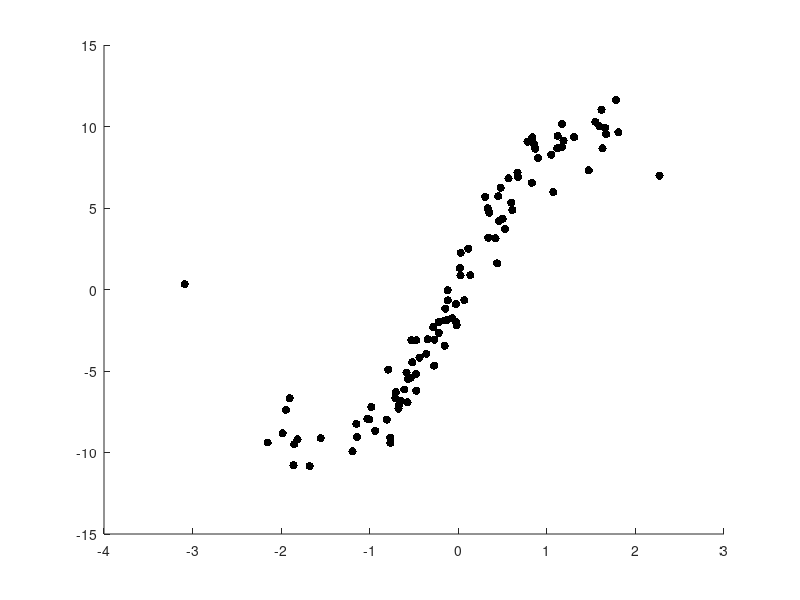
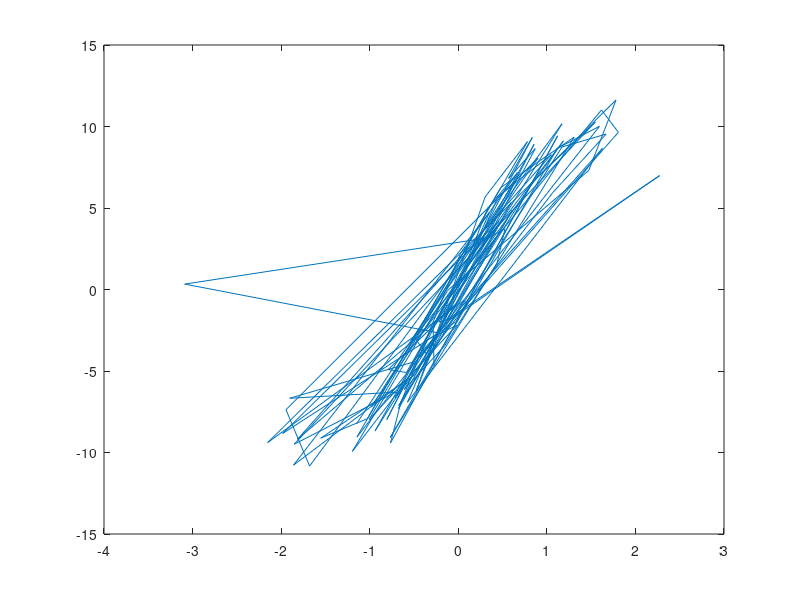

Write MATLAB code to recreate these figures, in order.
t=0:15:360;
x=sind(t);
%stem() is used to get a discrete data plot
%stem(x)%only the value of x
%stem(t,x)%both values
k=0:pi/100:pi;
y=sin(k);
%polar(k,y)
x=0:1:100;
y=5*x.^2;
%semilogx(x,y)
%semilogy(x,y)
%loglog(x,y)
grid on
x=[2 4 6 8 10 4 6 2];
bar(x)
y=[1 5 9;2 6 8];
%bar(y)
%barh(y)
%bar3(y)
%pie(x)
%pie3(x)
%hist(x)
%hist(x,50)
x=randn(100,1);
y=10*sin(x)+randn(100,1);
plot(x,y)
scatter(x,y,"k","filled")
figure
plot(x,y)